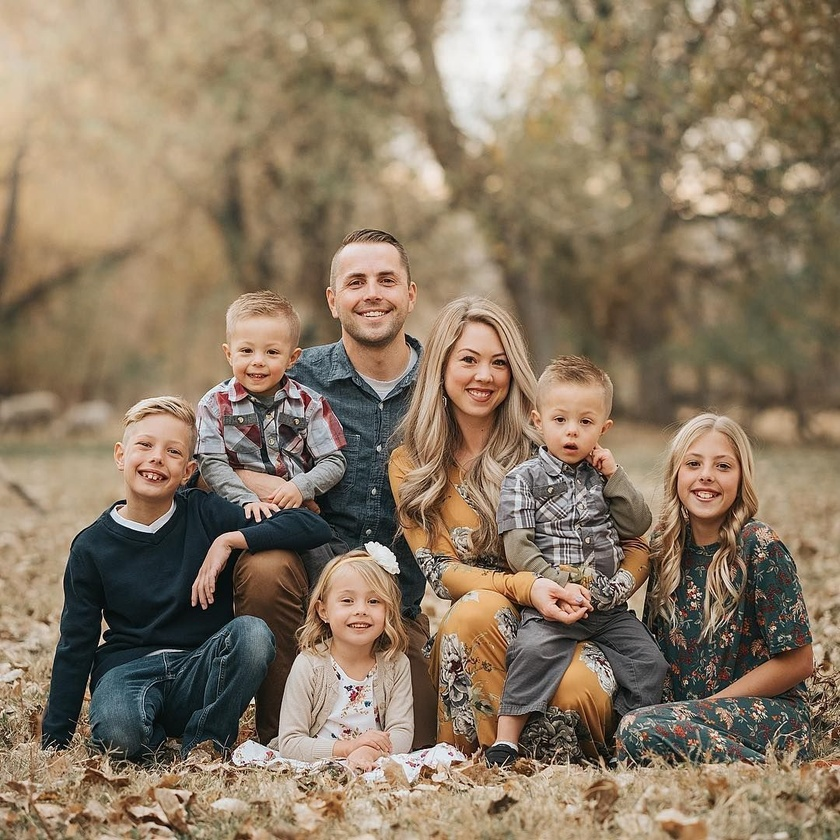
#> input picture photo2.jpg, 840 x 840 px, shrunk from 1080 x 1080 before the run
$ jupyter execute detect.ipynb
#> lines starting #> are read from the running program, lines starting #| are printed output that depends on the picture; after the words box and inside, x2 and y2 are one past the last pixel; in counts of white or black regions, pixels touching at a corner belong together
[cell 1]
import cv2
import matplotlib.pyplot as plt

[cell 2]
img=cv2.imread('photo2.jpg')
#> img is the input picture: shape (840, 840, 3); mean B, G, R 99.7, 121.6, 139.8

[cell 3]
plt.imshow(img)

[cell 4]
conv_img=cv2.cvtColor(img,cv2.COLOR_BGR2RGB)
conv_img
plt.imshow(conv_img)

[cell 5]
face_cas=cv2.CascadeClassifier('haarcascade_frontalface_default.xml')
face_cas

[cell 6]
faces=face_cas.detectMultiScale(conv_img)
#> faces = [[224, 324, 68, 68], [120, 417, 75, 75], [328, 245, 89, 89], [536, 392, 71, 71], [322, 570, 74, 74], [440, 329, 83, 83], [667, 433, 80, 80]]
faces
#> Out has the same summary as faces

[cell 7]
for (x,y,w,h) in faces:
    cv2.rectangle(conv_img,(x,y),(x+w,y+h),(0,0,255),4)
#> this loop made 7 passes
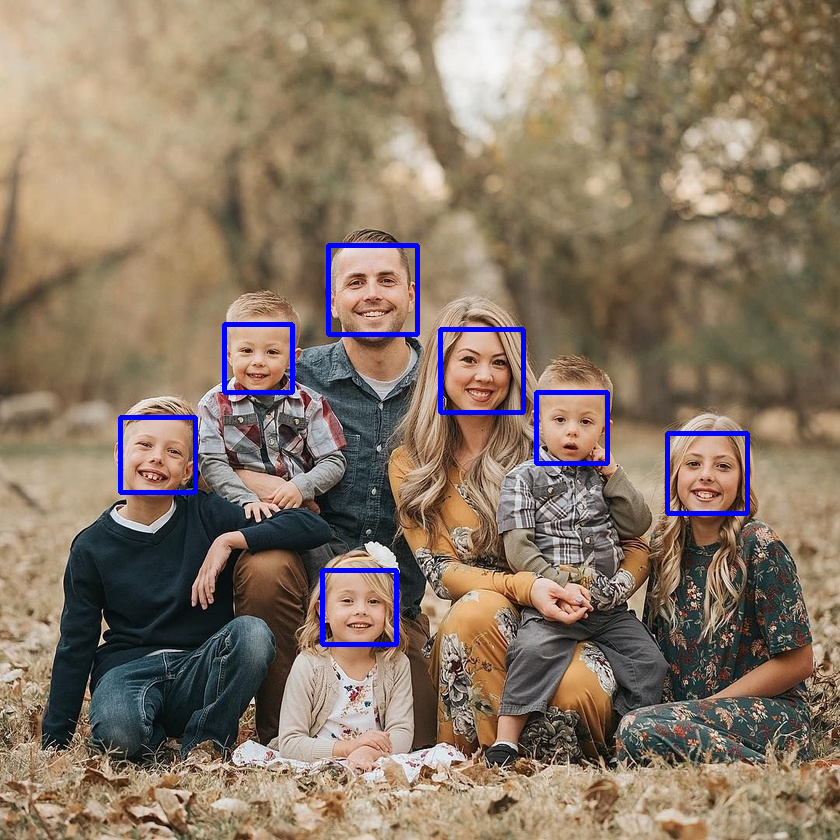
#> conv_img: shape (840, 840, 3); mean R, G, B 137.4, 119.6, 102
    #rectangle(img,pt1,pt2,color,thickness)

[cell 8]
plt.imshow(conv_img)

[cell 9]
video=cv2.VideoCapture('video.mp4')
while True:
    success,img=video.read()
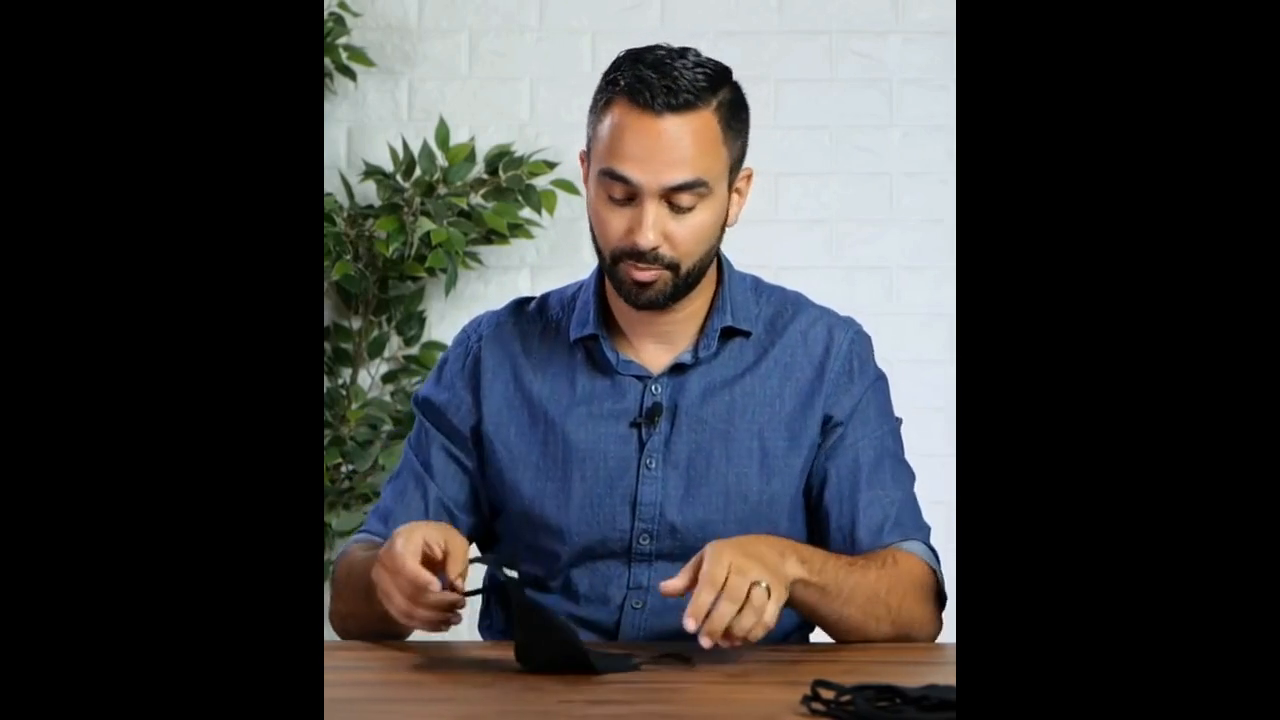
#> input picture frame 45 of video.mp4, 1280 x 720 px
#> img is the input picture: shape (720, 1280, 3); mean B, G, R 60.6, 59.1, 58.9
    gray=cv2.cvtColor(img,cv2.COLOR_BGR2GRAY)
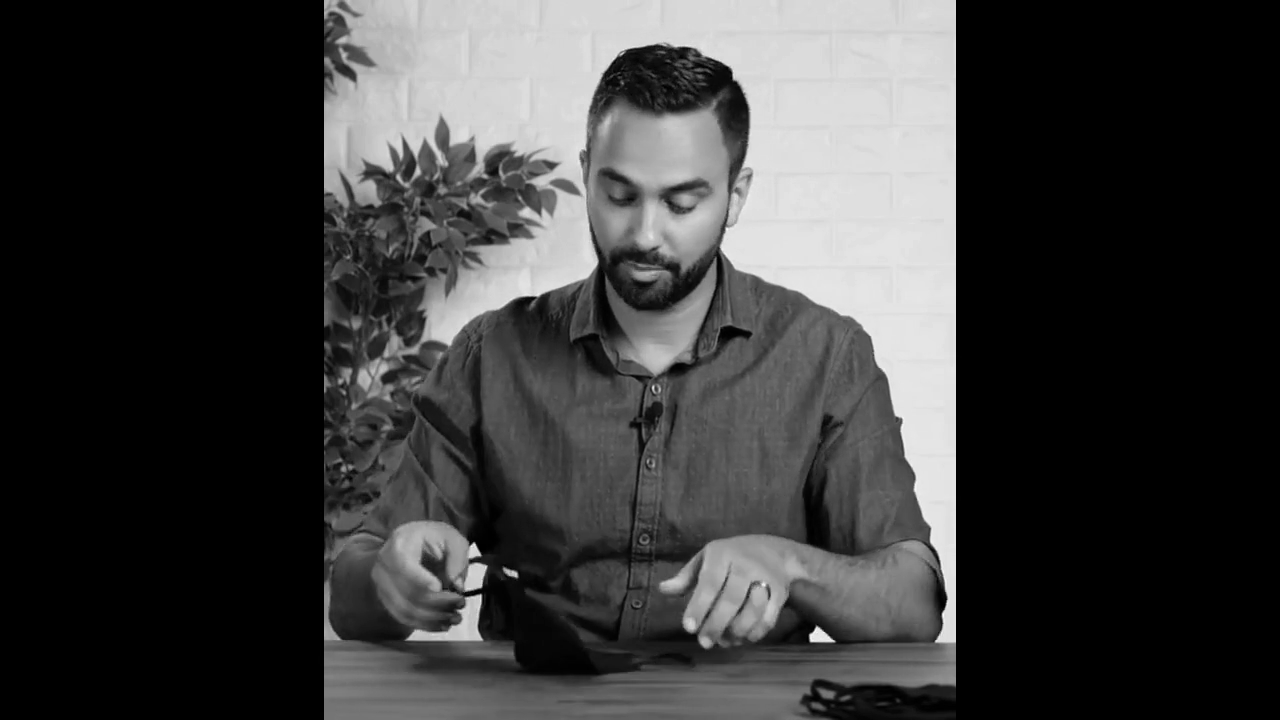
#> gray: shape (720, 1280); min 0, max 251, mean 59.2
    faces=face_cas.detectMultiScale(gray,minNeighbors=10)
#> faces = [[558, 129, 180, 180]]
    for (x,y,w,h) in faces:
        cv2.rectangle(img,(x,y),(x+w,y+h),(0,0,255),3)
#> this loop made 1 pass
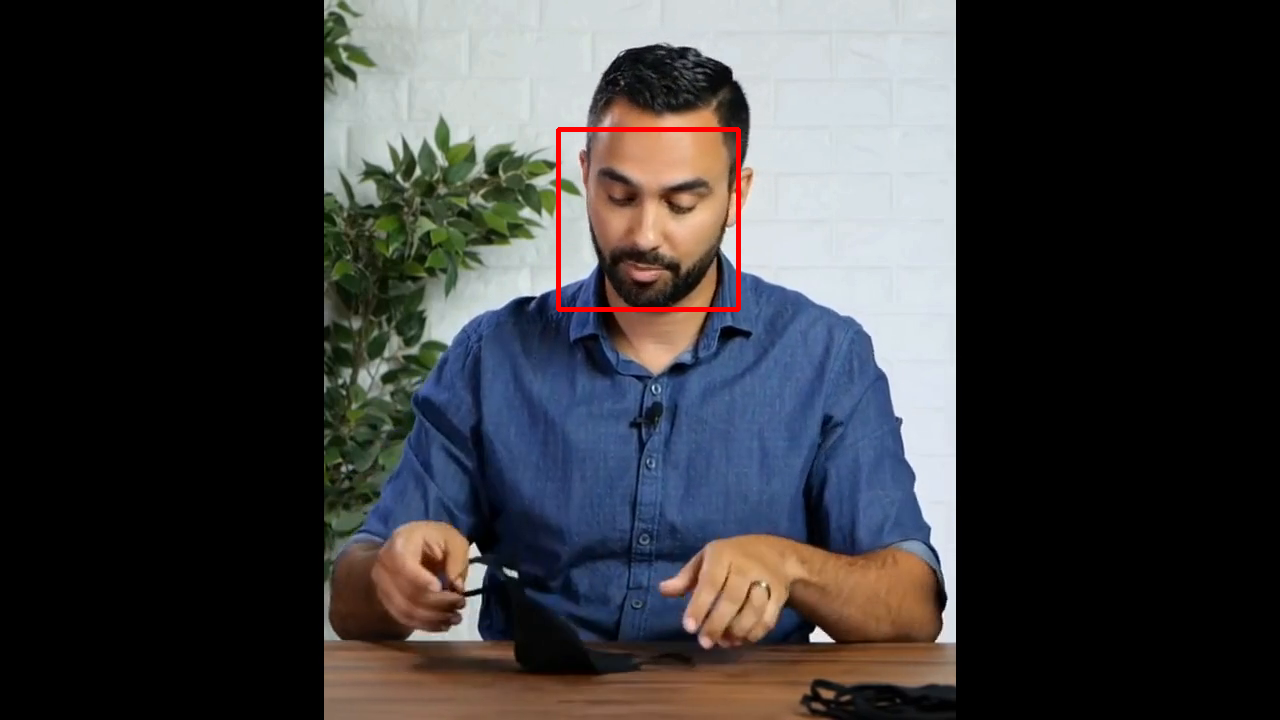
#> img: shape (720, 1280, 3); 0.39% of pixels changed, all inside (x1, y1, x2, y2) = (556, 127, 741, 312)
    cv2.imshow("IMAGE",img)
    if cv2.waitKey(1) & 0XFF==ord('q'):
#> (key q is pressed here)
        break
video.release()
cv2.destroyAllWindows()
